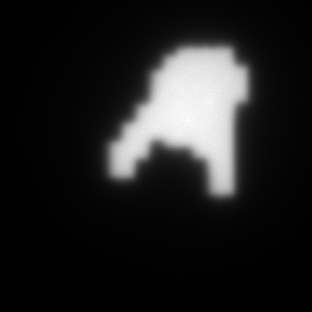
#> input picture data/train/frame_100.jpg, 312 x 312 px; its folder holds only this picture in this run
$ jupyter execute --allow-errors ResNet_GAN_generator.ipynb   (shell and % lines are left out)
#> lines starting #> are read from the running program, lines starting #| are printed output that depends on the picture
# Generative Adversarial Networks (GANs)
So far in CS231N, all the applications of neural networks that we have explored have been **discriminative models** that take an input and are trained to produce a labeled output. This has ranged from straightforward classification of image categories to sentence generation (which was still phrased as a classification problem, our labels were in vocabulary space and we’d learned a recurrence to capture multi-word labels). In this notebook, we will expand our repetoire, and build **generative models** using neural networks. Specifically, we will learn how to build models which generate novel images that resemble a set of training images.

### What is a GAN?

In 2014, [Goodfellow et al.](https://arxiv.org/abs/1406.2661) presented a method for training generative models called Generative Adversarial Networks (GANs for short). In a GAN, we build two different neural networks. Our first network is a traditional classification network, called the **discriminator**. We will train the discriminator to take images, and classify them as being real (belonging to the training set) or fake (not present in the training set). Our other network, called the **generator**, will take random noise as input and transform it using a neural network to produce images. The goal of the generator is to fool the discriminator into thinking the images it produced are real.

We can think of this back and forth process of the generator ($G$) trying to fool the discriminator ($D$), and the discriminator trying to correctly classify real vs. fake as a minimax game:
$$\underset{G}{\text{minimize}}\; \underset{D}{\text{maximize}}\; \mathbb{E}_{x \sim p_\text{data}}\left[\log D(x)\right] + \mathbb{E}_{z \sim p(z)}\left[\log \left(1-D(G(z))\right)\right]$$
where $x \sim p_\text{data}$ are samples from the input data, $z \sim p(z)$ are the random noise samples, $G(z)$ are the generated images using the neural network generator $G$, and $D$ is the output of the discriminator, specifying the probability of an input being real. In [Goodfellow et al.](https://arxiv.org/abs/1406.2661), they analyze this minimax game and show how it relates to minimizing the Jensen-Shannon divergence between the training data distribution and the generated samples from $G$.

To optimize this minimax game, we will aternate between taking gradient *descent* steps on the objective for $G$, and gradient *ascent* steps on the objective for $D$:
1. update the **generator** ($G$) to minimize the probability of the __discriminator making the correct choice__.
2. update the **discriminator** ($D$) to maximize the probability of the __discriminator making the correct choice__.

While these updates are useful for analysis, they do not perform well in practice. Instead, we will use a different objective when we update the generator: maximize the probability of the **discriminator making the incorrect choice**. This small change helps to allevaiate problems with the generator gradient vanishing when the discriminator is confident. This is the standard update used in most GAN papers, and was used in the original paper from [Goodfellow et al.](https://arxiv.org/abs/1406.2661).

In this assignment, we will alternate the following updates:
1. Update the generator ($G$) to maximize the probability of the discriminator making the incorrect choice on generated data:
$$\underset{G}{\text{maximize}}\;  \mathbb{E}_{z \sim p(z)}\left[\log D(G(z))\right]$$
2. Update the discriminator ($D$), to maximize the probability of the discriminator making the correct choice on real and generated data:
$$\underset{D}{\text{maximize}}\; \mathbb{E}_{x \sim p_\text{data}}\left[\log D(x)\right] + \mathbb{E}_{z \sim p(z)}\left[\log \left(1-D(G(z))\right)\right]$$

### What else is there?
Since 2014, GANs have exploded into a huge research area, with massive [workshops](https://sites.google.com/site/nips2016adversarial/), and [hundreds of new papers](https://github.com/hindupuravinash/the-gan-zoo). Compared to other approaches for generative models, they often produce the highest quality samples but are some of the most difficult and finicky models to train (see [this github repo](https://github.com/soumith/ganhacks) that contains a set of 17 hacks that are useful for getting models working). Improving the stabiilty and robustness of GAN training is an open research question, with new papers coming out every day! For a more recent tutorial on GANs, see [here](https://arxiv.org/abs/1701.00160). There is also some even more recent exciting work that changes the objective function to Wasserstein distance and yields much more stable results across model architectures: [WGAN](https://arxiv.org/abs/1701.07875), [WGAN-GP](https://arxiv.org/abs/1704.00028).

GANs are not the only way to train a generative model! For other approaches to generative modeling check out the [deep generative model chapter](http://www.deeplearningbook.org/contents/generative_models.html) of the Deep Learning [book](http://www.deeplearningbook.org). Another popular way of training neural networks as generative models is Variational Autoencoders (co-discovered [here](https://arxiv.org/abs/1312.6114) and [here](https://arxiv.org/abs/1401.4082)). Variational autoencoders combine neural networks with variational inference to train deep generative models. These models tend to be far more stable and easier to train but currently don't produce samples that are as pretty as GANs.

Example pictures of what you should expect (yours might look slightly different):

## Setup

[cell 1]
import tensorflow as tf
import numpy as np
import os

import matplotlib.pyplot as plt
import matplotlib.gridspec as gridspec

plt.rcParams['figure.figsize'] = (10.0, 8.0) # set default size of plots
plt.rcParams['image.interpolation'] = 'nearest'
plt.rcParams['image.cmap'] = 'gray'

# A bunch of utility functions

def show_images(images):
    images = np.reshape(images, [images.shape[0], -1])  # images reshape to (batch_size, D)
    sqrtn = int(np.ceil(np.sqrt(images.shape[0])))
    sqrtimg = int(np.ceil(np.sqrt(images.shape[1])))

    fig = plt.figure(figsize=(sqrtn, sqrtn))
    gs = gridspec.GridSpec(sqrtn, sqrtn)
    gs.update(wspace=0.05, hspace=0.05)

    for i, img in enumerate(images):
        ax = plt.subplot(gs[i])
        plt.axis('off')
        ax.set_xticklabels([])
        ax.set_yticklabels([])
        ax.set_aspect('equal')
        plt.imshow(img.reshape([sqrtimg,sqrtimg]))
    return

def preprocess_img(x):
    return 2 * x - 1.0

def deprocess_img(x):
    return (x + 1.0) / 2.0

def rel_error(x,y):
    return np.max(tf.abs(x - y) / (tf.maximum(float32(1e-8), tf.abs(x) + tf.abs(y))))

# [4 lines left out: function count_params, not called in this run]

# answers = np.load('gan-checks-tf.npz')

## Dataset
 GANs are notoriously finicky with hyperparameters, and also require many training epochs. In order to make this assignment approachable without a GPU, we will be working on the MNIST dataset, which is 60,000 training and 10,000 test images. Each picture contains a centered image of white digit on black background (0 through 9). This was one of the first datasets used to train convolutional neural networks and it is fairly easy -- a standard CNN model can easily exceed 99% accuracy.


**Heads-up**: Our MNIST wrapper returns images as vectors. That is, they're size (batch, 784). If you want to treat them as images, we have to resize them to (batch,28,28) or (batch,28,28,1). They are also type np.float32 and bounded [0,1].

[cell 2]
import scipy
from PIL import Image, ImageFilter
from matplotlib import pyplot as plt
DIM = 28
NOISE_DIM = DIM * DIM

class EPID(object):
    def __init__(self, batch_size, shuffle=False):
        data_dir = "data/train"
        X = load_data(data_dir)
        X = X.astype(np.float32)/255
        X = X.reshape((X.shape[0], -1))
        self.X = X
        self.batch_size, self.shuffle = batch_size, shuffle

    def __iter__(self):
        N, B = self.X.shape[0], self.batch_size
        idxs = np.arange(N)
        if self.shuffle:
            np.random.shuffle(idxs)
        return iter((self.X[i:i+B]) for i in range(0, N, B))


def load_data(data_dir, blur = False, noise=False):
#> called with data_dir = 'data/train', blur = False, noise = False
    image_paths = [os.path.join(data_dir, filename) for filename in os.listdir(data_dir)]
    image_count = len(image_paths)

    X = np.zeros((image_count, DIM * DIM))

    for i in range(0, image_count):
        arr = plt.imread(image_paths[i])
#> arr is the input picture: shape (312, 312); min 0, max 255, mean 32
        im = Image.fromarray(arr).resize((DIM, DIM))
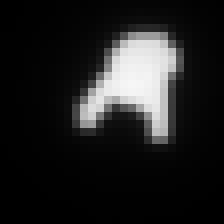
#> im: PIL image 28x28 L (shown 8 times larger); min 0, max 246, mean 32

        if blur:
            im = im.convert("RGBA")
            im = im.filter(ImageFilter.GaussianBlur(1))
            im = im.convert("L")

        im = np.array(im).flatten()
#> im = 784 values, max 246 at index 296, min 0 at index 0, mean 31.99

        if noise:
            im = im +  10 * np.random.randn(im.shape[0])

        X[i] = im

    return X

[cell 3]
class PHANTOM(object):
    def __init__(self, batch_size, shuffle=False, fake=False):

        if fake:
            data_dir = "data/train"
            X = load_data(data_dir, blur=True, noise=True)
        else:
            data_dir = "data/noise"
            X = load_data(data_dir)

        X = X.astype(np.float32)/255
        X = X.reshape((X.shape[0], -1))
        self.X = X
        self.batch_size, self.shuffle = batch_size, shuffle

    # [6 lines left out: function __iter__, not called in this run]

[cell 4]
# show a batched
epid = EPID(batch_size=16)
show_images(epid.X[:16])

epid.X.shape
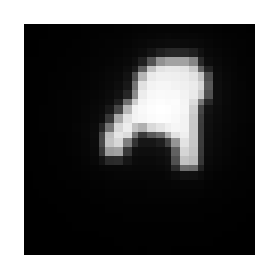
#> figure drawn by matplotlib, 1 panel

#> (a cell that did not finish here is left out)

show_images(phantom.X[:16])

phantom.X.shape

## Random Noise
Generate a TensorFlow `Tensor` containing uniform noise from -1 to 1 with shape `[batch_size, dim]`.

[cell 6]
# [14 lines left out: function sample_noise, not called in this run]

    # *****END OF YOUR CODE (DO NOT DELETE/MODIFY THIS LINE)*****

Make sure noise is the correct shape and type:

## Discriminator
Our first step is to build a discriminator. **Hint:** You should use the layers in `tf.keras.layers` to build the model.
All fully connected layers should include bias terms. For initialization, just use the default initializer used by the `tf.keras.layers` functions.

Architecture:
 * Fully connected layer with input size 784 and output size 256
 * LeakyReLU with alpha 0.01
 * Fully connected layer with output size 256
 * LeakyReLU with alpha 0.01
 * Fully connected layer with output size 1

The output of the discriminator should thus have shape `[batch_size, 1]`, and contain real numbers corresponding to the scores that each of the `batch_size` inputs is a real image.

[cell 7]
INPUT = DIM * DIM

def discriminator():
    """Compute discriminator score for a batch of input images.

    Inputs:
    - x: TensorFlow Tensor of flattened input images, shape [batch_size, 784]

    Returns:
    TensorFlow Tensor with shape [batch_size, 1], containing the score
    for an image being real for each input image.
    """
    model = tf.keras.models.Sequential([
        # TODO: implement architecture
        # *****START OF YOUR CODE (DO NOT DELETE/MODIFY THIS LINE)*****

        tf.keras.layers.Dense(256, input_shape=(INPUT, )),
        tf.keras.layers.LeakyReLU(alpha=0.01),
        tf.keras.layers.Dense(256),
        tf.keras.layers.LeakyReLU(alpha=0.01),
        tf.keras.layers.Dense(1)

        # *****END OF YOUR CODE (DO NOT DELETE/MODIFY THIS LINE)*****
    ])
    return model

## Generator
Now to build a generator. You should use the layers in `tf.keras.layers` to construct the model. All fully connected layers should include bias terms. Note that you can use the tf.nn module to access activation functions. Once again, use the default initializers for parameters.

Architecture:
 * Fully connected layer with inupt size tf.shape(z)[1] (the number of noise dimensions) and output size 1024
 * `ReLU`
 * Fully connected layer with output size 1024
 * `ReLU`
 * Fully connected layer with output size 784
 * `TanH` (To restrict every element of the output to be in the range [-1,1])

[cell 8]
# [18 lines left out: function generator, not called in this run]

Test to make sure the number of parameters in the generator is correct:

# GAN Loss

Compute the generator and discriminator loss. The generator loss is:
$$\ell_G  =  -\mathbb{E}_{z \sim p(z)}\left[\log D(G(z))\right]$$
and the discriminator loss is:
$$ \ell_D = -\mathbb{E}_{x \sim p_\text{data}}\left[\log D(x)\right] - \mathbb{E}_{z \sim p(z)}\left[\log \left(1-D(G(z))\right)\right]$$
Note that these are negated from the equations presented earlier as we will be *minimizing* these losses.

**HINTS**: Use [tf.ones](https://www.tensorflow.org/versions/r2.0/api_docs/python/tf/ones) and [tf.zeros](https://www.tensorflow.org/versions/r2.0/api_docs/python/tf/zeros) to generate labels for your discriminator. Use [tf.keras.losses.BinaryCrossentropy](https://www.tensorflow.org/versions/r2.0/api_docs/python/tf/losses/BinaryCrossentropy) to help compute your loss function.

[cell 9]
# [40 lines left out: functions discriminator_loss, generator_loss, not called in this run]

Test your GAN loss. Make sure both the generator and discriminator loss are correct. You should see errors less than 1e-8.

# Optimizing our loss
Make an `Adam` optimizer with a 1e-3 learning rate, beta1=0.5 to mininize G_loss and D_loss separately. The trick of decreasing beta was shown to be effective in helping GANs converge in the [Improved Techniques for Training GANs](https://arxiv.org/abs/1606.03498) paper. In fact, with our current hyperparameters, if you set beta1 to the Tensorflow default of 0.9, there's a good chance your discriminator loss will go to zero and the generator will fail to learn entirely. In fact, this is a common failure mode in GANs; if your D(x) learns too fast (e.g. loss goes near zero), your G(z) is never able to learn. Often D(x) is trained with SGD with Momentum or RMSProp instead of Adam, but here we'll use Adam for both D(x) and G(z).

[cell 10]
# TODO: create an AdamOptimizer for D_solver and G_solver
# [21 lines left out: function get_solvers, not called in this run]

# Training a GAN!
Well that wasn't so hard, was it? After the first epoch, you should see fuzzy outlines, clear shapes as you approach epoch 3, and decent shapes, about half of which will be sharp and clearly recognizable as we pass epoch 5. In our case, we'll simply train D(x) and G(z) with one batch each every iteration. However, papers often experiment with different schedules of training D(x) and G(z), sometimes doing one for more steps than the other, or even training each one until the loss gets "good enough" and then switching to training the other.

[cell 11]
phantom = EPID(batch_size=100)
for y in phantom:
    show_images(y[:16])

[cell 12]
# a giant helper function
# [69 lines left out: function run_a_gan, not called in this run]

#### Train your GAN! This should take about 10 minutes on a CPU, or about 2 minutes on GPU.

#> (a cell that did not finish here is left out)

# Least Squares GAN
We'll now look at [Least Squares GAN](https://arxiv.org/abs/1611.04076), a newer, more stable alternative to the original GAN loss function. For this part, all we have to do is change the loss function and retrain the model. We'll implement equation (9) in the paper, with the generator loss:
$$\ell_G  =  \frac{1}{2}\mathbb{E}_{z \sim p(z)}\left[\left(D(G(z))-1\right)^2\right]$$
and the discriminator loss:
$$ \ell_D = \frac{1}{2}\mathbb{E}_{x \sim p_\text{data}}\left[\left(D(x)-1\right)^2\right] + \frac{1}{2}\mathbb{E}_{z \sim p(z)}\left[ \left(D(G(z))\right)^2\right]$$

**HINTS**: Instead of computing the expectation, we will be averaging over elements of the minibatch, so make sure to combine the loss by averaging instead of summing. When plugging in for $D(x)$ and $D(G(z))$ use the direct output from the discriminator (`score_real` and `score_fake`).

[cell 14]
# [23 lines left out: function tv_loss, not called in this run]

    # *****END OF YOUR CODE (DO NOT DELETE/MODIFY THIS LINE)*****

[cell 15]
# [37 lines left out: functions ls_discriminator_loss, ls_generator_loss, not called in this run]

Create new training steps so we instead minimize the LSGAN loss:

#> (a cell that did not finish here is left out)

# Deep Convolutional GANs
In the first part of the notebook, we implemented an almost direct copy of the original GAN network from Ian Goodfellow. However, this network architecture allows no real spatial reasoning. It is unable to reason about things like "sharp edges" in general because it lacks any convolutional layers. Thus, in this section, we will implement some of the ideas from [DCGAN](https://arxiv.org/abs/1511.06434), where we use convolutional networks as our discriminators and generators.

#### Discriminator
We will use a discriminator inspired by the TensorFlow MNIST classification [tutorial](https://www.tensorflow.org/get_started/mnist/pros), which is able to get above 99% accuracy on the MNIST dataset fairly quickly. *Be sure to check the dimensions of x and reshape when needed*, fully connected blocks expect [N,D] Tensors while conv2d blocks expect [N,H,W,C] Tensors. Please use `tf.keras.layers` to define the following architecture:

Architecture:
* Conv2D: 32 Filters, 5x5, Stride 1, padding 0
* Leaky ReLU(alpha=0.01)
* Max Pool 2x2, Stride 2
* Conv2D: 64 Filters, 5x5, Stride 1, padding 0
* Leaky ReLU(alpha=0.01)
* Max Pool 2x2, Stride 2
* Flatten
* Fully Connected with output size 4 x 4 x 64
* Leaky ReLU(alpha=0.01)
* Fully Connected with output size 1

Once again, please use biases for all convolutional and fully connected layers, and use the default parameter initializers. Note that a padding of 0 can be accomplished with the 'VALID' padding option.

[cell 17]
def discriminator():
    """Compute discriminator score for a batch of input images.

    Inputs:
    - x: TensorFlow Tensor of flattened input images, shape [batch_size, 784]

    Returns:
    TensorFlow Tensor with shape [batch_size, 1], containing the score
    for an image being real for each input image.
    """
    model = tf.keras.models.Sequential([
        # TODO: implement architecture
        # *****START OF YOUR CODE (DO NOT DELETE/MODIFY THIS LINE)*****

        tf.keras.layers.Reshape(target_shape=(28,28,1), input_shape=(784,)),
        tf.keras.layers.Conv2D(filters=32, kernel_size=(5,5), strides=1,
                              padding='valid'),
        tf.keras.layers.LeakyReLU(alpha=0.01),
        tf.keras.layers.MaxPool2D(pool_size=(2,2), strides=2),
        tf.keras.layers.Conv2D(filters=64, kernel_size=(5,5), strides=1,
                              padding='valid'),
        tf.keras.layers.LeakyReLU(alpha=0.01),
        tf.keras.layers.MaxPool2D(pool_size=(2,2), strides=2),
        tf.keras.layers.Flatten(),
        tf.keras.layers.Dense(units=4*4*64),
        tf.keras.layers.LeakyReLU(alpha=0.01),
        tf.keras.layers.Dense(units=1)

        # *****END OF YOUR CODE (DO NOT DELETE/MODIFY THIS LINE)*****
    ])
    return model

#### Generator
For the generator, we will copy the architecture exactly from the [InfoGAN paper](https://arxiv.org/pdf/1606.03657.pdf). See Appendix C.1 MNIST. Please use `tf.keras.layers` for your implementation. You might find the documentation for [tf.keras.layers.Conv2DTranspose](https://www.tensorflow.org/versions/r2.0/api_docs/python/tf/keras/layers/Conv2DTranspose) useful. The architecture is as follows.

Architecture:
* Fully connected with output size 1024
* `ReLU`
* BatchNorm
* Fully connected with output size 7 x 7 x 128
* `ReLU`
* BatchNorm
* Resize into Image Tensor of size 7, 7, 128
* Conv2D^T (transpose): 64 filters of 4x4, stride 2
* `ReLU`
* BatchNorm
* Conv2d^T (transpose): 1 filter of 4x4, stride 2
* `TanH`

Once again, use biases for the fully connected and transpose convolutional layers. Please use the default initializers for your parameters. For padding, choose the 'same' option for transpose convolutions. For Batch Normalization, assume we are always in 'training' mode.

[cell 18]
# [29 lines left out: function generator, not called in this run]

We have to recreate our network since we've changed our functions.

### Train and evaluate a DCGAN
This is the one part of A3 that significantly benefits from using a GPU. It takes 3 minutes on a GPU for the requested five epochs. Or about 50 minutes on a dual core laptop on CPU (feel free to use 3 epochs if you do it on CPU).

#> (a cell that did not finish here is left out)

#> (a cell that did not finish here is left out)

$ run again, on data/train/frame_119.jpg
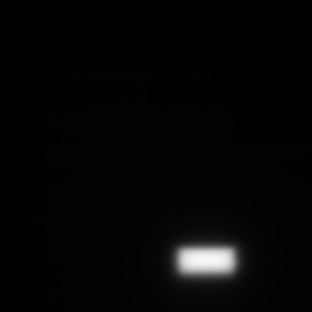
#> input picture data/train/frame_119.jpg, 312 x 312 px
#> in load_data, arr is the input picture: shape (312, 312); min 0, max 255, mean 5.7
#> in load_data, `im = np.array(im).flatten()`: im = 784 values, max 249 at index 662, min 1 at index 0, mean 5.74
#> `[cell 4]`:
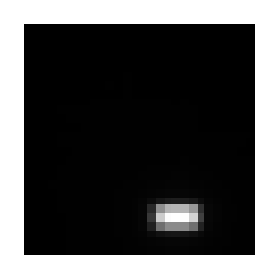
#> figure drawn by matplotlib, 1 panel

$ run again, on data/train/frame_12.jpg
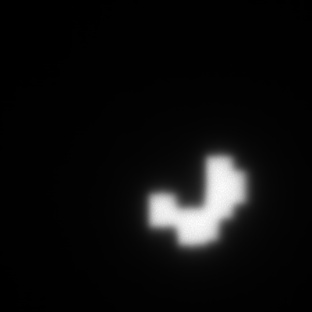
#> input picture data/train/frame_12.jpg, 312 x 312 px
#> in load_data, arr is the input picture: shape (312, 312); min 0, max 255, mean 14
#> in load_data, `im = Image.fromarray(arr).resize((DIM, DIM))`:
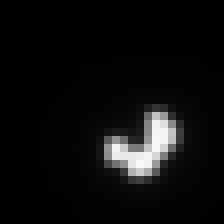
#> im: PIL image 28x28 L (shown 8 times larger); min 0, max 249, mean 14
#> in load_data, `im = np.array(im).flatten()`: im = 784 values, max 249 at index 577, min 0 at index 0, mean 13.96
#> `[cell 4]`:
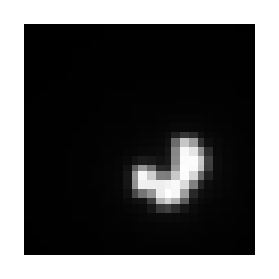
#> figure drawn by matplotlib, 1 panel

$ run again, on data/train/frame_120.jpg
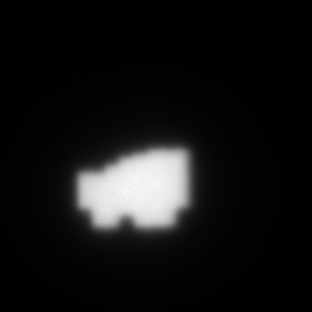
#> input picture data/train/frame_120.jpg, 312 x 312 px
#> in load_data, arr is the input picture: shape (312, 312); min 0, max 255, mean 19.4
#> in load_data, `im = Image.fromarray(arr).resize((DIM, DIM))`:
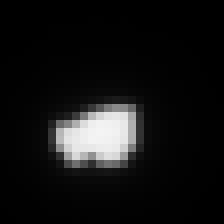
#> im: PIL image 28x28 L (shown 8 times larger); min 0, max 244, mean 19.4
#> in load_data, `im = np.array(im).flatten()`: im = 784 values, max 244 at index 460, min 0 at index 0, mean 19.44
#> `[cell 4]`:
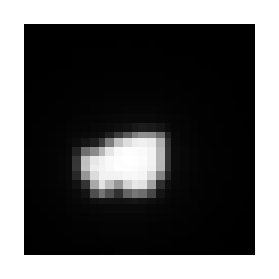
#> figure drawn by matplotlib, 1 panel

$ run again, on data/train/frame_102.jpg
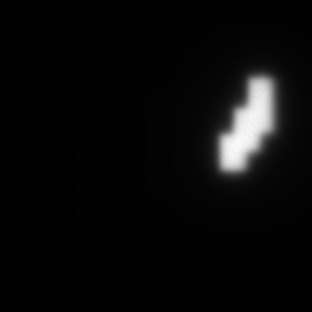
#> input picture data/train/frame_102.jpg, 312 x 312 px
#> in load_data, arr is the input picture: shape (312, 312); min 0, max 254, mean 10.2
#> in load_data, `im = Image.fromarray(arr).resize((DIM, DIM))`:
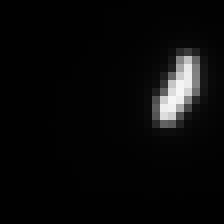
#> im: PIL image 28x28 L (shown 8 times larger); min 1, max 246, mean 10.2
#> in load_data, `im = np.array(im).flatten()`: im = 784 values, max 246 at index 330, min 1 at index 0, mean 10.24
#> `[cell 4]`:
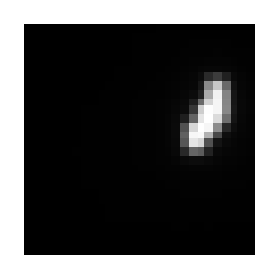
#> figure drawn by matplotlib, 1 panel
